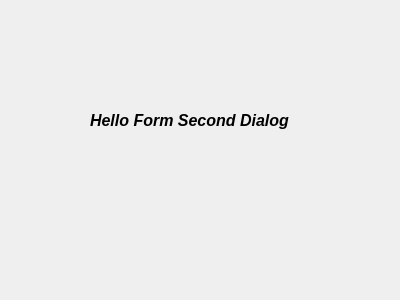
<?xml version="1.0" encoding="UTF-8"?>
<ui version="4.0">
 <class>SecDialog</class>
 <widget class="QDialog" name="SecDialog">
  <property name="geometry">
   <rect>
    <x>0</x>
    <y>0</y>
    <width>400</width>
    <height>300</height>
   </rect>
  </property>
  <property name="windowTitle">
   <string>Dialog</string>
  </property>
  <widget class="QLabel" name="label">
   <property name="geometry">
    <rect>
     <x>90</x>
     <y>70</y>
     <width>201</width>
     <height>101</height>
    </rect>
   </property>
   <property name="font">
    <font>
     <pointsize>12</pointsize>
     <italic>true</italic>
     <bold>true</bold>
    </font>
   </property>
   <property name="text">
    <string>Hello Form Second Dialog </string>
   </property>
  </widget>
 </widget>
 <resources/>
 <connections/>
</ui>
